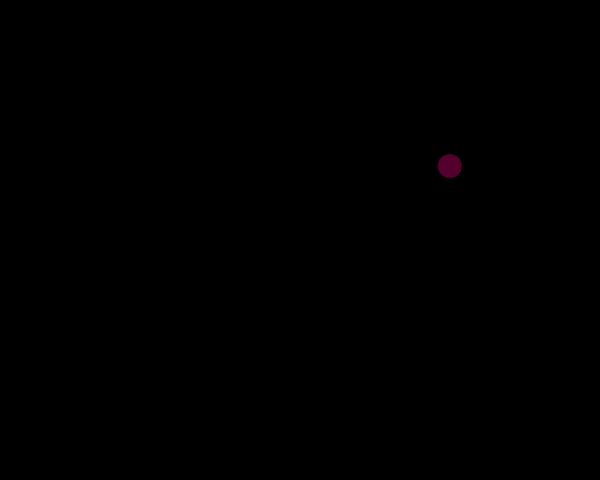
Frame 1 (no input)
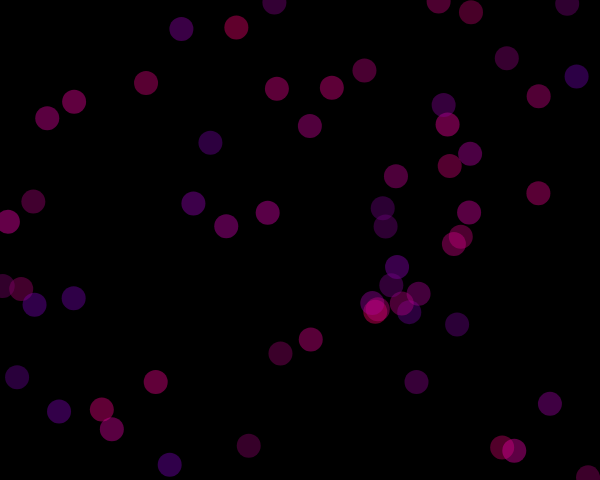
Frame 60 (no input)
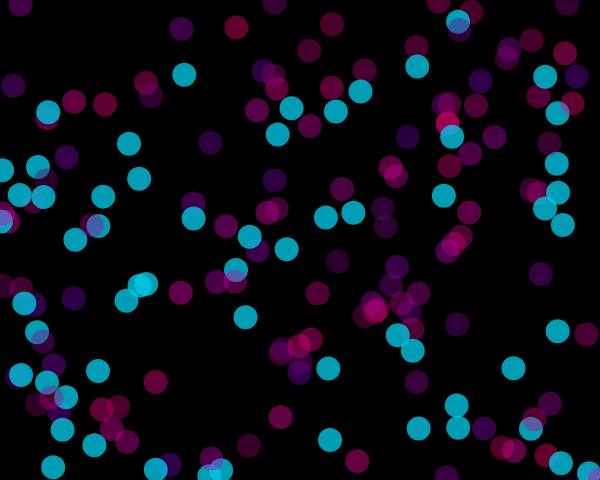
Frame 120 (the mouse pressed at the canvas centre since frame 60)

The p5.js sketch that drew these frames (run headless with seeded random() and noise() and a simulated clock; from frame 60 on, the mouse is pressed at the canvas centre):

// p5.js sketch
// ── sketch.js
var spot = {
  x: 150,
  y: 75
}

var spot1 = {// new variable for location
	x: 120,
	y: 63
}

var col1 = {// new variable for color
	r: 31,
	g: 231,
	b: 94,
}
 
var col = {
  r: 0,
  g: 125,
  b: 255
}
function setup() {
  createCanvas(600, 480);
  background(0);
}
 
function draw() {
  col.r = random(100, 255);
  col.g = 0;
  col.b = random(100, 190);
 
  spot.x = random(0, width);
  spot.y = random(0, height);
  noStroke();
  fill(col.r, col.g, col.b, 100);
  ellipse(spot.x, spot.y, 24, 24);
	
	if (mouseIsPressed) { // when mouse is pressed, new dots will
		 col1.r = (100, 215, 0);//appear that are blue
  col1.g = 200;
  col1.b = (190, 80, 231);
 
  spot1.x = random(0, width);
  spot1.y = random(0, height);
  noStroke();
  fill(col1.r, col1.g, col1.b, 200);
  ellipse(spot1.x, spot1.y, 24, 24);
	}
	
		
}
